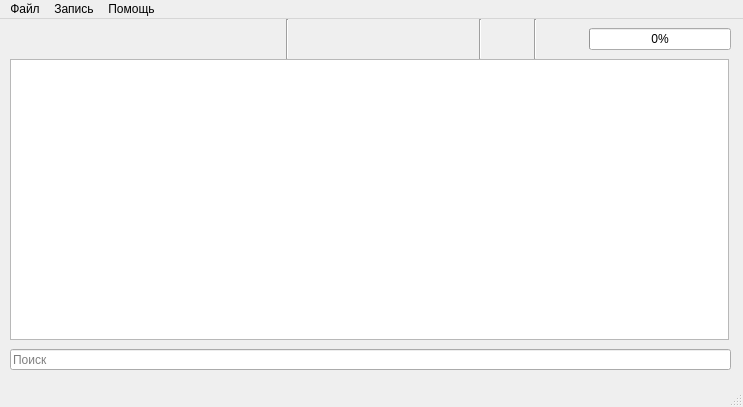
<?xml version="1.0" encoding="UTF-8"?>
<ui version="4.0">
 <class>MainWindow</class>
 <widget class="QMainWindow" name="MainWindow">
  <property name="geometry">
   <rect>
    <x>0</x>
    <y>0</y>
    <width>743</width>
    <height>407</height>
   </rect>
  </property>
  <property name="windowTitle">
   <string>Курсовая работа</string>
  </property>
  <property name="unifiedTitleAndToolBarOnMac">
   <bool>false</bool>
  </property>
  <widget class="QWidget" name="centralwidget">
   <widget class="QLineEdit" name="SearchBar">
    <property name="geometry">
     <rect>
      <x>10</x>
      <y>330</y>
      <width>721</width>
      <height>21</height>
     </rect>
    </property>
    <property name="whatsThis">
     <string/>
    </property>
    <property name="autoFillBackground">
     <bool>false</bool>
    </property>
    <property name="placeholderText">
     <string>Поиск</string>
    </property>
   </widget>
   <widget class="QWidget" name="layoutWidget">
    <property name="geometry">
     <rect>
      <x>10</x>
      <y>0</y>
      <width>721</width>
      <height>40</height>
     </rect>
    </property>
    <layout class="QHBoxLayout" name="horizontalLayout_2">
     <item>
      <layout class="QHBoxLayout" name="horizontalLayout">
       <item>
        <widget class="QPushButton" name="CreateButton">
         <property name="text">
          <string/>
         </property>
         <property name="icon">
          <iconset>
           <normaloff>../icons8-добавить-файл-30.png</normaloff>../icons8-добавить-файл-30.png</iconset>
         </property>
         <property name="iconSize">
          <size>
           <width>30</width>
           <height>30</height>
          </size>
         </property>
         <property name="autoDefault">
          <bool>false</bool>
         </property>
         <property name="default">
          <bool>false</bool>
         </property>
         <property name="flat">
          <bool>true</bool>
         </property>
        </widget>
       </item>
       <item>
        <widget class="QPushButton" name="InputButton">
         <property name="text">
          <string/>
         </property>
         <property name="icon">
          <iconset>
           <normaloff>../icons8-импортировать-30.png</normaloff>../icons8-импортировать-30.png</iconset>
         </property>
         <property name="iconSize">
          <size>
           <width>30</width>
           <height>30</height>
          </size>
         </property>
         <property name="flat">
          <bool>true</bool>
         </property>
        </widget>
       </item>
       <item>
        <widget class="QPushButton" name="SaveButton">
         <property name="text">
          <string/>
         </property>
         <property name="icon">
          <iconset>
           <normaloff>../icons8-открыть-документ-30.png</normaloff>../icons8-открыть-документ-30.png</iconset>
         </property>
         <property name="iconSize">
          <size>
           <width>30</width>
           <height>30</height>
          </size>
         </property>
         <property name="flat">
          <bool>true</bool>
         </property>
        </widget>
       </item>
       <item>
        <widget class="QPushButton" name="SaveAsButton">
         <property name="text">
          <string/>
         </property>
         <property name="icon">
          <iconset>
           <normaloff>../icons8-сортировка-по-дате-изменения-30.png</normaloff>../icons8-сортировка-по-дате-изменения-30.png</iconset>
         </property>
         <property name="iconSize">
          <size>
           <width>30</width>
           <height>30</height>
          </size>
         </property>
         <property name="flat">
          <bool>true</bool>
         </property>
        </widget>
       </item>
       <item>
        <widget class="QPushButton" name="Merge">
         <property name="text">
          <string/>
         </property>
         <property name="icon">
          <iconset>
           <normaloff>../icons8-объединить-документы-30.png</normaloff>../icons8-объединить-документы-30.png</iconset>
         </property>
         <property name="iconSize">
          <size>
           <width>30</width>
           <height>30</height>
          </size>
         </property>
         <property name="flat">
          <bool>true</bool>
         </property>
        </widget>
       </item>
       <item>
        <widget class="QPushButton" name="ExitButton">
         <property name="text">
          <string/>
         </property>
         <property name="icon">
          <iconset>
           <normaloff>../icons8-выход-30.png</normaloff>../icons8-выход-30.png</iconset>
         </property>
         <property name="iconSize">
          <size>
           <width>30</width>
           <height>30</height>
          </size>
         </property>
         <property name="flat">
          <bool>true</bool>
         </property>
        </widget>
       </item>
       <item>
        <widget class="Line" name="line">
         <property name="orientation">
          <enum>Qt::Vertical</enum>
         </property>
        </widget>
       </item>
       <item>
        <widget class="QPushButton" name="AddButton">
         <property name="text">
          <string/>
         </property>
         <property name="icon">
          <iconset>
           <normaloff>../icons8-сложение-30.png</normaloff>../icons8-сложение-30.png</iconset>
         </property>
         <property name="iconSize">
          <size>
           <width>30</width>
           <height>30</height>
          </size>
         </property>
         <property name="flat">
          <bool>true</bool>
         </property>
        </widget>
       </item>
       <item>
        <widget class="QPushButton" name="DeleteButton">
         <property name="text">
          <string/>
         </property>
         <property name="icon">
          <iconset>
           <normaloff>../icons8-удалить-30.png</normaloff>../icons8-удалить-30.png</iconset>
         </property>
         <property name="iconSize">
          <size>
           <width>30</width>
           <height>30</height>
          </size>
         </property>
         <property name="flat">
          <bool>true</bool>
         </property>
        </widget>
       </item>
       <item>
        <widget class="QPushButton" name="EditButton">
         <property name="text">
          <string/>
         </property>
         <property name="icon">
          <iconset>
           <normaloff>../icons8-редактировать-свойство-30.png</normaloff>../icons8-редактировать-свойство-30.png</iconset>
         </property>
         <property name="iconSize">
          <size>
           <width>30</width>
           <height>30</height>
          </size>
         </property>
         <property name="flat">
          <bool>true</bool>
         </property>
        </widget>
       </item>
       <item>
        <widget class="QPushButton" name="ClearButton">
         <property name="text">
          <string/>
         </property>
         <property name="icon">
          <iconset>
           <normaloff>../icons8-стереть-30.png</normaloff>../icons8-стереть-30.png</iconset>
         </property>
         <property name="iconSize">
          <size>
           <width>30</width>
           <height>30</height>
          </size>
         </property>
         <property name="flat">
          <bool>true</bool>
         </property>
        </widget>
       </item>
       <item>
        <widget class="Line" name="line_2">
         <property name="orientation">
          <enum>Qt::Vertical</enum>
         </property>
        </widget>
       </item>
       <item>
        <widget class="QPushButton" name="CSVButton">
         <property name="text">
          <string/>
         </property>
         <property name="icon">
          <iconset>
           <normaloff>../icons8-меню-30.png</normaloff>../icons8-меню-30.png</iconset>
         </property>
         <property name="iconSize">
          <size>
           <width>30</width>
           <height>30</height>
          </size>
         </property>
         <property name="flat">
          <bool>true</bool>
         </property>
        </widget>
       </item>
       <item>
        <widget class="Line" name="line_3">
         <property name="orientation">
          <enum>Qt::Vertical</enum>
         </property>
        </widget>
       </item>
       <item>
        <widget class="QPushButton" name="AboutButton">
         <property name="text">
          <string/>
         </property>
         <property name="icon">
          <iconset>
           <normaloff>../icons8-о-нас,-мужчина-30.png</normaloff>../icons8-о-нас,-мужчина-30.png</iconset>
         </property>
         <property name="iconSize">
          <size>
           <width>30</width>
           <height>30</height>
          </size>
         </property>
         <property name="flat">
          <bool>true</bool>
         </property>
        </widget>
       </item>
      </layout>
     </item>
     <item>
      <widget class="QProgressBar" name="progressBar">
       <property name="value">
        <number>0</number>
       </property>
      </widget>
     </item>
    </layout>
   </widget>
   <widget class="QTableWidget" name="tableWidget">
    <property name="geometry">
     <rect>
      <x>10</x>
      <y>40</y>
      <width>719</width>
      <height>281</height>
     </rect>
    </property>
    <property name="tabletTracking">
     <bool>false</bool>
    </property>
    <property name="autoFillBackground">
     <bool>false</bool>
    </property>
    <attribute name="horizontalHeaderCascadingSectionResizes">
     <bool>true</bool>
    </attribute>
    <attribute name="horizontalHeaderMinimumSectionSize">
     <number>35</number>
    </attribute>
    <attribute name="horizontalHeaderDefaultSectionSize">
     <number>120</number>
    </attribute>
    <attribute name="horizontalHeaderStretchLastSection">
     <bool>true</bool>
    </attribute>
    <attribute name="verticalHeaderVisible">
     <bool>true</bool>
    </attribute>
    <attribute name="verticalHeaderCascadingSectionResizes">
     <bool>false</bool>
    </attribute>
    <attribute name="verticalHeaderMinimumSectionSize">
     <number>19</number>
    </attribute>
    <attribute name="verticalHeaderDefaultSectionSize">
     <number>19</number>
    </attribute>
    <attribute name="verticalHeaderStretchLastSection">
     <bool>false</bool>
    </attribute>
   </widget>
  </widget>
  <widget class="QMenuBar" name="menubar">
   <property name="geometry">
    <rect>
     <x>0</x>
     <y>0</y>
     <width>743</width>
     <height>20</height>
    </rect>
   </property>
   <widget class="QMenu" name="menu">
    <property name="title">
     <string>Файл</string>
    </property>
    <addaction name="CreateButtonMenu"/>
    <addaction name="OpenButtonMenu"/>
    <addaction name="SaveButtonMenu"/>
    <addaction name="SaveAsButtonMenu"/>
    <addaction name="MergeButtonMenu"/>
    <addaction name="ExitButtonMenu"/>
   </widget>
   <widget class="QMenu" name="menu_2">
    <property name="title">
     <string>Запись</string>
    </property>
    <addaction name="AddButtonMenu"/>
    <addaction name="DeleteButtonMenu"/>
    <addaction name="EditButtonMenu"/>
    <addaction name="ClearButtonMenu"/>
   </widget>
   <widget class="QMenu" name="menu_3">
    <property name="title">
     <string>Помощь</string>
    </property>
    <addaction name="AboutButtonMenu"/>
   </widget>
   <addaction name="menu"/>
   <addaction name="menu_2"/>
   <addaction name="menu_3"/>
  </widget>
  <widget class="QStatusBar" name="statusbar"/>
  <action name="AboutButtonMenu">
   <property name="text">
    <string>О программе</string>
   </property>
   <property name="shortcut">
    <string>F1</string>
   </property>
  </action>
  <action name="AddButtonMenu">
   <property name="text">
    <string>Добавить</string>
   </property>
   <property name="shortcut">
    <string>Ctrl+A</string>
   </property>
  </action>
  <action name="DeleteButtonMenu">
   <property name="text">
    <string>Удалить</string>
   </property>
   <property name="shortcut">
    <string>Ctrl+D</string>
   </property>
  </action>
  <action name="EditButtonMenu">
   <property name="text">
    <string>Редактировать</string>
   </property>
   <property name="shortcut">
    <string>Ctrl+E</string>
   </property>
  </action>
  <action name="ClearButtonMenu">
   <property name="text">
    <string>Очистить</string>
   </property>
   <property name="shortcut">
    <string>Ctrl+P</string>
   </property>
  </action>
  <action name="CreateButtonMenu">
   <property name="text">
    <string>Создать</string>
   </property>
   <property name="shortcut">
    <string>Ctrl+N</string>
   </property>
  </action>
  <action name="OpenButtonMenu">
   <property name="text">
    <string>Открыть</string>
   </property>
   <property name="shortcut">
    <string>Ctrl+O</string>
   </property>
  </action>
  <action name="SaveButtonMenu">
   <property name="text">
    <string>Сохранить</string>
   </property>
   <property name="shortcut">
    <string>Ctrl+S</string>
   </property>
  </action>
  <action name="SaveAsButtonMenu">
   <property name="text">
    <string>Сохранить как</string>
   </property>
   <property name="shortcut">
    <string>Ctrl+Alt+S</string>
   </property>
  </action>
  <action name="MergeButtonMenu">
   <property name="text">
    <string>Объединить</string>
   </property>
   <property name="shortcut">
    <string>Ctrl+M</string>
   </property>
  </action>
  <action name="ExitButtonMenu">
   <property name="text">
    <string>Выход</string>
   </property>
   <property name="shortcut">
    <string>Ctrl+X</string>
   </property>
  </action>
 </widget>
 <resources/>
 <connections/>
</ui>
